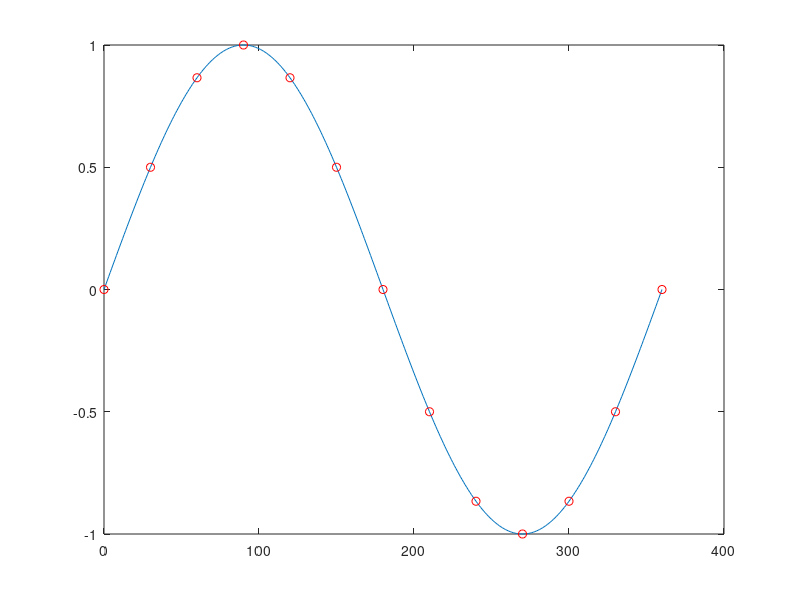

This chart was generated by the following MATLAB code: (Note: this script raises an error after producing the figure.)
f = @(x) sind(x);

x = 0:360;
y = 0:30:360;
z = [0:30:360];
figure(1);
clf;
plot(x,f(x))
hold on;
plot(y,f(y), 'or')
text(z,f(z),string(z))
xlim([0,360]);
grid minor;
grid on;